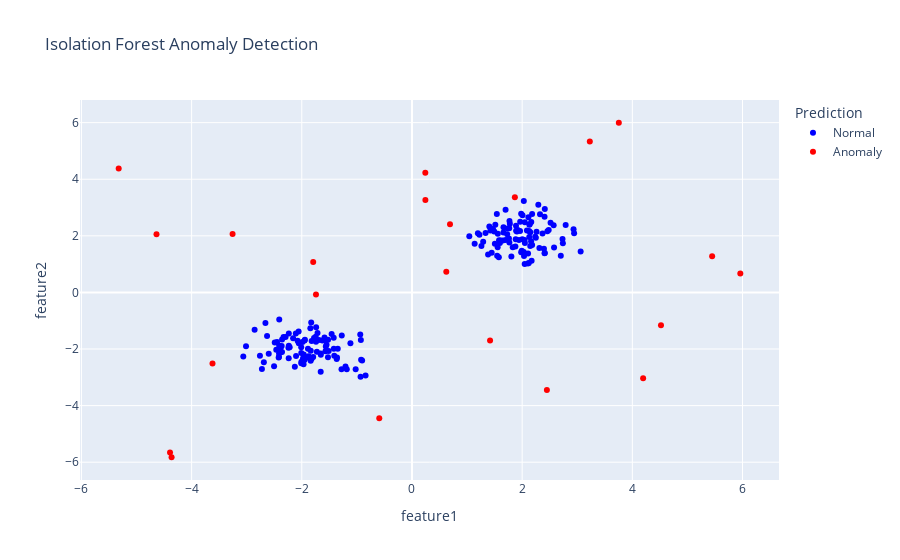

Notebook code cell kept with this figure:
### Code cell
# 5) 시각화
df = pd.DataFrame(X, columns=['feature1', 'feature2'])
df['prediction'] = y_pred
# 예측 결과를 문자열로 변환하여 범례에 표시
df['prediction'] = df['prediction'].apply(lambda x: 'Anomaly' if x == -1 else 'Normal')

fig = px.scatter(df, x='feature1', y='feature2', color='prediction',
                 title='Isolation Forest Anomaly Detection',
                 color_discrete_map={'Normal': 'blue', 'Anomaly': 'red'},
                 labels={'prediction': 'Prediction'})
fig.show()

### Figure 1 — Plotly figure (JSON) as saved in the notebook; plotly's stock layout.template omitted (floating-point values rounded to 4 significant figures; data arrays with more than 128 entries replaced by an {"elided": "..."} marker saying what was removed)
{"data": [{"hovertemplate": "Prediction=Normal<br>feature1=%{x}<br>feature2=%{y}<extra></extra>", "legendgroup": "Normal", "marker": {"color": "blue", "symbol": "circle"}, "mode": "markers", "name": "Normal", "orientation": "v", "showlegend": true, "type": "scatter", "x": {"elided": "198 float values"}, "xaxis": "x", "y": {"elided": "198 float values"}, "yaxis": "y"}, {"hovertemplate": "Prediction=Anomaly<br>feature1=%{x}<br>feature2=%{y}<extra></extra>", "legendgroup": "Anomaly", "marker": {"color": "red", "symbol": "circle"}, "mode": "markers", "name": "Anomaly", "orientation": "v", "showlegend": true, "type": "scatter", "x": [0.6901, 1.868, -1.742, -3.621, -5.323, 3.755, 5.96, 3.228, 4.196, -0.5935, 5.449, -3.256, 1.418, -4.637, 0.2437, 0.242, 0.6229, 4.52, -4.392, 2.449, -4.364, -1.793], "xaxis": "x", "y": [2.411, 3.36, -0.07363, -2.512, 4.377, 5.997, 0.6652, 5.337, -3.032, -4.45, 1.274, 2.06, -1.702, 2.059, 3.268, 4.226, 0.7313, -1.158, -5.655, -3.444, -5.825, 1.079], "yaxis": "y"}], "layout": {"legend": {"title": {"text": "Prediction"}, "tracegroupgap": 0}, "title": {"text": "Isolation Forest Anomaly Detection"}, "xaxis": {"anchor": "y", "domain": [0, 1], "title": {"text": "feature1"}}, "yaxis": {"anchor": "x", "domain": [0, 1], "title": {"text": "feature2"}}}}
